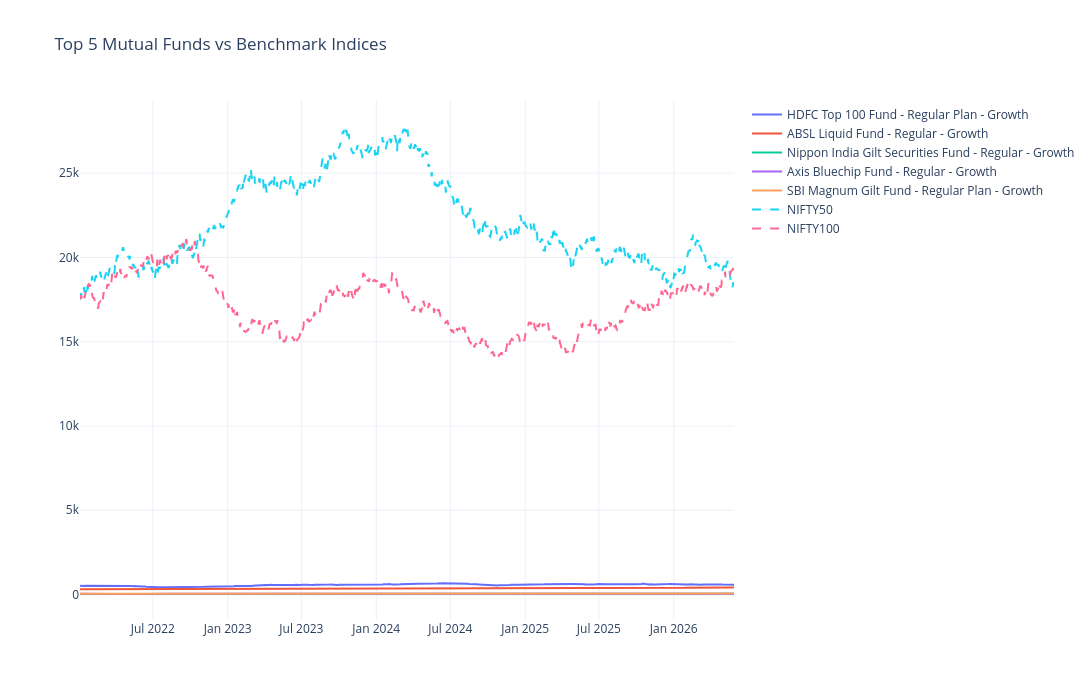

The notebook cell saved with this chart:
### Code cell
import plotly.graph_objects as go

fig = go.Figure()

# Top 5 Funds
for scheme in top5_nav["scheme_name"].unique():

    data = top5_nav[
        top5_nav["scheme_name"] == scheme
    ]

    fig.add_trace(
        go.Scatter(
            x=data["date"],
            y=data["nav"],
            mode="lines",
            name=scheme
        )
    )

# Benchmarks
for idx in benchmark_filtered["index_name"].unique():

    data = benchmark_filtered[
        benchmark_filtered["index_name"] == idx
    ]

    fig.add_trace(
        go.Scatter(
            x=data["date"],
            y=data["close_value"],
            mode="lines",
            name=idx,
            line=dict(dash="dash")
        )
    )

fig.update_layout(
    title="Top 5 Mutual Funds vs Benchmark Indices",
    width=1400,
    height=700,
    template="plotly_white"
)

fig.show()

### Figure 1 — Plotly figure (JSON) as saved in the notebook; plotly's stock layout.template omitted (floating-point values rounded to 4 significant figures; data arrays with more than 128 entries replaced by an {"elided": "..."} marker saying what was removed)
{"data": [{"mode": "lines", "name": "HDFC Top 100 Fund - Regular Plan - Growth", "type": "scatter", "x": {"elided": "1150 str values"}, "y": {"elided": "1150 float values"}}, {"mode": "lines", "name": "ABSL Liquid Fund - Regular - Growth", "type": "scatter", "x": {"elided": "1150 str values"}, "y": {"elided": "1150 float values"}}, {"mode": "lines", "name": "Nippon India Gilt Securities Fund - Regular - Growth", "type": "scatter", "x": {"elided": "1150 str values"}, "y": {"elided": "1150 float values"}}, {"mode": "lines", "name": "Axis Bluechip Fund - Regular - Growth", "type": "scatter", "x": {"elided": "1150 str values"}, "y": {"elided": "1150 float values"}}, {"mode": "lines", "name": "SBI Magnum Gilt Fund - Regular Plan - Growth", "type": "scatter", "x": {"elided": "1150 str values"}, "y": {"elided": "1150 float values"}}, {"line": {"dash": "dash"}, "mode": "lines", "name": "NIFTY50", "type": "scatter", "x": {"elided": "1150 str values"}, "y": {"elided": "1150 float values"}}, {"line": {"dash": "dash"}, "mode": "lines", "name": "NIFTY100", "type": "scatter", "x": {"elided": "1150 str values"}, "y": {"elided": "1150 float values"}}], "layout": {"height": 700, "title": {"text": "Top 5 Mutual Funds vs Benchmark Indices"}, "width": 1400}}
